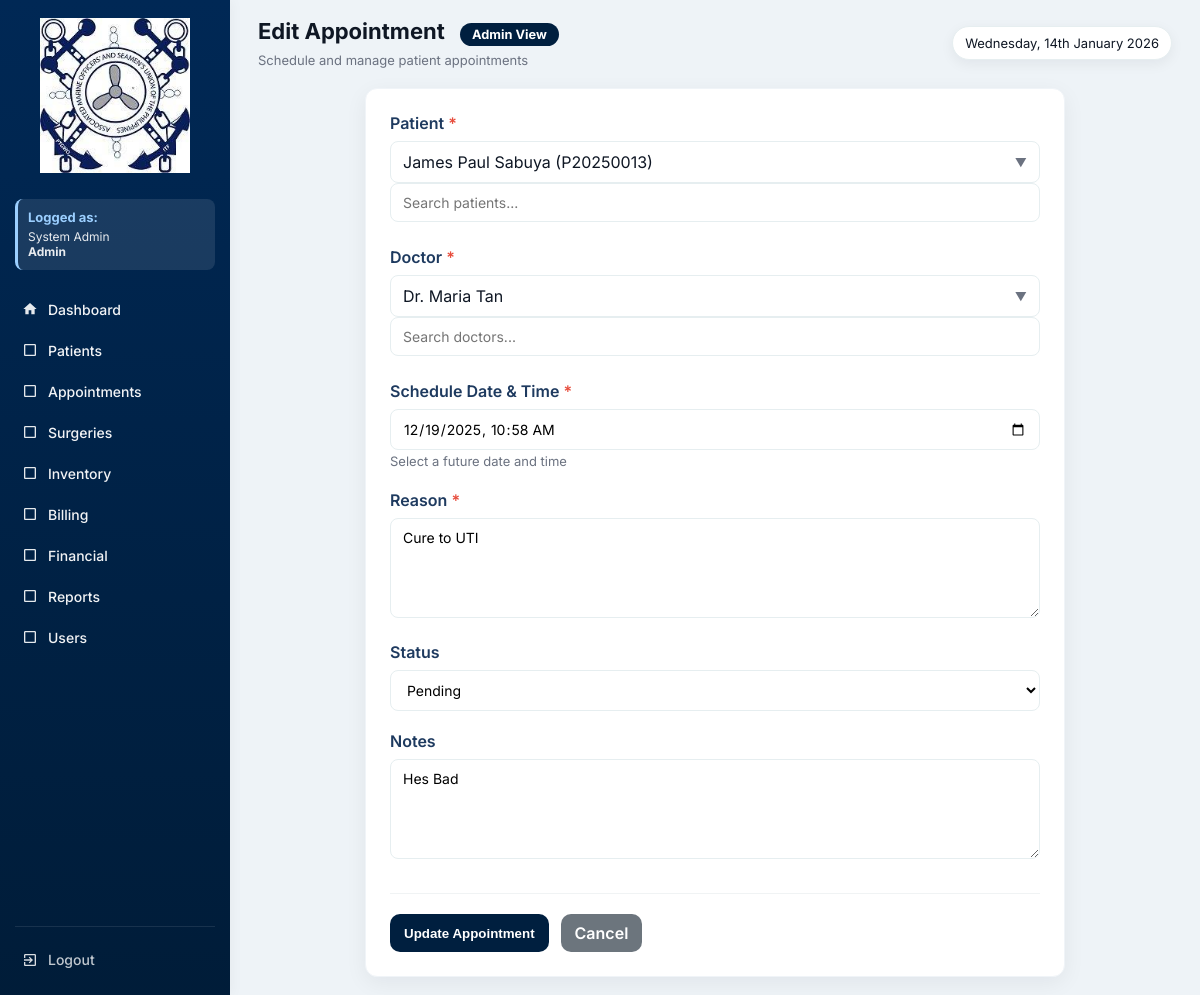
Page /appointment_form.php?id=9 (signed in) on the committed database.
### tables this page shows
CREATE TABLE `users` (
  `id` int(11) NOT NULL,
  `full_name` varchar(150) DEFAULT NULL,
  `username` varchar(100) DEFAULT NULL,
  `password` varchar(255) DEFAULT NULL,
  `role` enum('Admin','Doctor','Nurse','Staff','Inventory','Billing','SocialWorker') NOT NULL,
  `created_at` timestamp NOT NULL DEFAULT current_timestamp(),
  `is_active` tinyint(1) DEFAULT 1,
  `deactivated_at` datetime DEFAULT NULL
);

CREATE TABLE `appointments` (
  `id` int(11) NOT NULL,
  `patient_id` int(11) DEFAULT NULL,
  `doctor_id` int(11) DEFAULT NULL,
  `schedule_datetime` datetime DEFAULT NULL,
  `status` enum('Pending','Approved','Completed','Cancelled') DEFAULT 'Pending',
  `reason` text DEFAULT NULL,
  `is_archived` tinyint(1) DEFAULT 0,
  `archived_at` datetime DEFAULT NULL,
  `archived_by` int(11) DEFAULT NULL,
  `notes` text DEFAULT NULL,
  `created_at` timestamp NOT NULL DEFAULT current_timestamp()
);

### functions.php (called while the page is built, shortened)
<?php
function fetchAll($conn, $sql, $types = null, $params = [])
{
    $stmt = $conn->prepare($sql);
    $stmt->execute();
    $res = $stmt->get_result();
    $rows = $res->fetch_all(MYSQLI_ASSOC);
    return $rows;
}
function fetchOne($conn, $sql, $types = null, $params = [])
{
    $stmt = $conn->prepare($sql);
    if ($types) {
        $stmt->bind_param($types, ...$params);
    }
    $stmt->execute();
    $res = $stmt->get_result();
    $row = $res->fetch_assoc();
    return $row;
}
function h($s){
    return htmlspecialchars($s, ENT_QUOTES);
}
?>

### appointment_form.php (the view, shortened to what this page needs)
<?php
require 'config.php';
require 'functions.php';
$id = $patient_id = $doctor_id = $schedule_datetime = $reason = $notes = $status = "";
$edit = false;
$patients = fetchAll($conn, "SELECT id, CONCAT(first_name, ' ', last_name) as full_name, patient_code FROM patients WHERE is_archived = 0 ORDER BY last_name, first_name", null, []);
$doctors = fetchAll($conn, "SELECT id, full_name FROM users WHERE role = 'Doctor' AND is_active = 1 ORDER BY full_name", null, []);
$current_role = $_SESSION['role'] ?? 'Guest';
$current_name = $_SESSION['name'] ?? 'User';
if (isset($_GET['id'])) {
    $id = (int)$_GET['id'];
    $appointment = fetchOne($conn, "SELECT * FROM appointments WHERE id = ?", "i", [$id]);
    if ($appointment) {
        $edit = true;
        $patient_id = $appointment['patient_id'] ?? '';
        $doctor_id = $appointment['doctor_id'] ?? '';
        $schedule_datetime = $appointment['schedule_datetime'] ?? '';
        $reason = $appointment['reason'] ?? '';
        $notes = $appointment['notes'] ?? '';
        $status = $appointment['status'] ?? 'Pending';
    }
}
?>
<!DOCTYPE html>
<html lang="en">
<head>
</head>
<body>
  <div class="app">
    <aside class="sidebar" id="sidebar">
      <div class="logo-wrap">
        <a href="dashboard.php" style="display: block;">
          <img src="logo.jpg" alt="Tebow Cure Logo">
        </a>
      </div>
      <div class="user-info">
        <h4>Logged as:</h4>
        <p><?php echo htmlspecialchars($current_name); ?><br><strong><?php echo htmlspecialchars($current_role); ?></strong></p>
      </div>
      <nav class="menu" id="mainMenu">
        <a href="dashboard.php" class="menu-item <?php echo basename($_SERVER['PHP_SELF']) == 'dashboard.php' ? 'active' : ''; ?>">
          <span class="icon">
            <svg viewBox="0 0 24 24" fill="currentColor">
              <path d="M10 20v-6h4v6h5v-8h3L12 3 2 12h3v8z"/>
            </svg>
          </span>
          <span class="label">Dashboard</span>
        </a>
        <?php
        $role_permissions = [
          'Admin' => ['patients.php', 'appointments.php', 'surgeries.php', 'inventory.php', 'billing.php', 'financials.php', 'reports.php', 'users.php'],
          'Doctor' => ['patients.php', 'appointments.php', 'surgeries.php', 'inventory.php', 'reports.php'],
          'Nurse' => ['patients.php', 'appointments.php', 'inventory.php', 'reports.php'],
          'Staff' => ['patients.php', 'appointments.php', 'reports.php'],
          'Inventory' => ['inventory.php', 'reports.php'],
          'Billing' => ['billing.php', 'financials.php', 'reports.php'],
          'SocialWorker' => ['financials.php', 'reports.php']
        ];
        $allowed_pages = $role_permissions[$current_role] ?? ['dashboard.php'];
        $page_labels = [
          'patients.php' => 'Patients',
          'appointments.php' => 'Appointments',
          'surgeries.php' => 'Surgeries',
          'inventory.php' => 'Inventory',
          'billing.php' => 'Billing',
          'financials.php' => 'Financial',
          'reports.php' => 'Reports',
          'users.php' => 'Users'
        ];
        $page_icons = [
          'patients.php' => '<svg viewBox="0 0 24 24" fill="currentColor"><path d="M12 12c2.21 0 4-1.79 4-4s-1.79-4-4-4-4 1.79-4 4 1.79 4 4 4zm0 2c-2.67 0-8 1.34-8 4v2h16v-2c0-2.66-5.33-4-8-4z"/></svg>',
          'appointments.php' => '<svg viewBox="0 0 24 24" fill="currentColor"><path d="M19 3h-1V1h-2v2H8V1H6v2H5c-1.11 0-1.99.9-1.99 2L3 19c0 1.1.89 2 2 2h14c1.1 0 2-.9 2-2V5c0-1.1-.9-2-2-2zm0 16H5V8h14v11zM7 10h5v5H7z"/></svg>',
          'surgeries.php' => '<svg viewBox="0 0 24 24" fill="currentColor"><path d="M12 2C8.13 2 5 5.13 5 9c0 5.25 7 13 7 13s7-7.75 7-13c0-3.87-3.13-7-7-7zm0 9.5c-1.38 0-2.5-1.12-2.5-2.5s1.12-2.5 2.5-2.5 2.5 1.12 2.5 2.5-1.12 2.5-2.5 2.5z"/></svg>',
          'inventory.php' => '<svg viewBox="0 0 24 24" fill="currentColor"><path d="M20 8h-3V4H7v4H4v14h16V8zM9 6h6v2H9V6zm11 14H4v-9h16v9zm-7-7H8v-2h5v2z"/></svg>',
          'billing.php' => '<svg viewBox="0 0 24 24" fill="currentColor"><path d="M11.8 10.9c-2.27-.59-3-1.2-3-2.15 0-1.09 1.01-1.85 2.7-1.85 1.78 0 2.44.85 2.5 2.1h2.21c-.07-1.72-1.12-3.3-3.21-3.81V3h-3v2.16c-1.94.42-3.5 1.68-3.5 3.61 0 2.31 1.91 3.46 4.7 4.13 2.5.6 3 1.48 3 2.41 0 .69-.49 1.79-2.7 1.79-2.06 0-2.87-.92-2.98-2.1h-2.2c.12 2.19 1.76 3.42 3.68 3.83V21h3v-2.15c1.95-.37 3.5-1.5 3.5-3.55 0-2.84-2.43-3.81-4.7-4.4z"/></svg>',
          'financials.php' => '<svg viewBox="0 0 24 24" fill="currentColor"><path d="M3 13h8V3H3v10zm0 8h8v-6H3v6zm10 0h8V11h-8v10zm0-18v6h8V3h-8z"/></svg>',
          'reports.php' => '<svg viewBox="0 0 24 24" fill="currentColor"><path d="M19 3H5c-1.1 0-2 .9-2 2v14c0 1.1.9 2 2 2h14c1.1 0 2-.9 2-2V5c0-1.1-.9-2-2-2zM9 17H7v-7h2v7zm4 0h-2V7h2v10zm4 0h-2v-4h2v4z"/></svg>',
          'users.php' => '<svg viewBox="0 0 24 24" fill="currentColor"><path d="M16 11c1.66 0 2.99-1.34 2.99-3S17.66 5 16 5c-1.66 0-3 1.34-3 3s1.34 3 3 3zm-8 0c1.66 0 2.99-1.34 2.99-3S9.66 5 8 5C6.34 5 5 6.34 5 8s1.34 3 3 3zm0 2c-2.33 0-7 1.17-7 3.5V19h14v-2.5c0-2.33-4.67-3.5-7-3.5zm8 0c-.29 0-.62.02-.97.05 1.16.84 1.97 1.97 1.97 3.45V19h6v-2.5c0-2.33-4.67-3.5-7-3.5z"/></svg>'
        ];
        foreach($allowed_pages as $page):
          if($page !== 'dashboard.php'):
        ?>
          <a href="<?php echo $page; ?>" class="menu-item <?php echo basename($_SERVER['PHP_SELF']) == $page ? 'active' : ''; ?>">
            <span class="icon">
              <?php echo $page_icons[$page] ?? '<svg viewBox="0 0 24 24" fill="currentColor"><path d="M19 5v14H5V5h14m0-2H5c-1.1 0-2 .9-2 2v14c0 1.1.9 2 2 2h14c1.1 0 2-.9 2-2V5c0-1.1-.9-2-2-2z"/></svg>'; ?>
            </span>
            <span class="label"><?php echo $page_labels[$page] ?? $page; ?></span>
          </a>
        <?php
          endif;
        endforeach;
        ?>
      </nav>
      <div class="sidebar-bottom">
        <a href="logout.php" class="menu-item" style="color: rgba(255,255,255,0.8);">
          <span class="icon">
            <svg viewBox="0 0 24 24" fill="currentColor">
              <path d="M10.09 15.59L11.5 17l5-5-5-5-1.41 1.41L12.67 11H3v2h9.67l-2.58 2.59zM19 3H5c-1.11 0-2 .9-2 2v4h2V5h14v14H5v-4H3v4c0 1.1.89 2 2 2h14c1.1 0 2-.9 2-2V5c0-1.1-.9-2-2-2z"/>
            </svg>
          </span>
          <span class="label">Logout</span>
        </a>
      </div>
    </aside>
    <div class="main" id="mainContent">
      <div class="topbar">
        <div class="top-left">
          <h1><?php echo $edit ? "Edit Appointment" : "Add Appointment"; ?>
            <span class="role-badge role-<?php echo strtolower($current_role); ?>">
              <?php echo htmlspecialchars($current_role); ?> View
            </span>
          </h1>
          <p>Schedule and manage patient appointments</p>
        </div>
        <div class="top-actions">
          <div class="date-pill"><?php echo date('l, jS F Y'); ?></div>
        </div>
      </div>
      <div class="form-container">
        <form method="POST" onsubmit="return validateForm()">
          <div class="form-group">
            <label class="form-label required">Patient</label>
            <div class="searchable-select">
                <?php
                $selected_patient_text = '';
                foreach($patients as $patient):
                  $selected = $patient_id == $patient['id'];
                  if ($selected) {
                    $selected_patient_text = h($patient['full_name']) . " (" . h($patient['patient_code']) . ")";
                  }
                ?>
                <?php endforeach; ?>
              <div class="selected-display" onclick="toggleDropdown('patient')" id="patient-display">
                <?php echo $selected_patient_text ?: 'Select Patient'; ?>
              </div>
              <input type="text" class="search-input" placeholder="Search patients..." onkeyup="filterOptions('patient')" id="patient-search">
            </div>
          </div>
          <div class="form-group">
            <label class="form-label required">Doctor</label>
            <div class="searchable-select">
                <?php
                $selected_doctor_text = '';
                foreach($doctors as $doctor):
                  $selected = $doctor_id == $doctor['id'];
                  if ($selected) {
                    $selected_doctor_text = h($doctor['full_name']);
                  }
                ?>
                <?php endforeach; ?>
              <div class="selected-display" onclick="toggleDropdown('doctor')" id="doctor-display">
                <?php echo $selected_doctor_text ?: 'Select Doctor'; ?>
              </div>
              <input type="text" class="search-input" placeholder="Search doctors..." onkeyup="filterOptions('doctor')" id="doctor-search">
            </div>
          </div>
          <div class="form-group">
            <label class="form-label required">Schedule Date & Time</label>
            <input type="datetime-local" name="schedule_datetime" class="form-control"
                   value="<?php echo $schedule_datetime ? date('Y-m-d\TH:i', strtotime($schedule_datetime)) : ''; ?>"
                   min="<?php echo date('Y-m-d\TH:i'); ?>" required>
            <small class="muted">Select a future date and time</small>
          </div>
          <div class="form-group">
            <label class="form-label required">Reason</label>
            <textarea name="reason" class="form-textarea" rows="3" placeholder="Enter reason for appointment" required><?php echo h($reason); ?></textarea>
          </div>
          <div class="form-group">
            <label class="form-label">Status</label>
            <select name="status" class="form-select">
              <option value="Pending" <?php echo $status == 'Pending' ? 'selected' : ''; ?>>Pending</option>
            </select>
          </div>
          <div class="form-group">
            <label class="form-label">Notes</label>
            <textarea name="notes" class="form-textarea" rows="3" placeholder="Additional notes about the appointment"><?php echo h($notes); ?></textarea>
          </div>
          <div class="form-actions">
            <button type="submit" class="btn"><?php echo $edit ? "Update" : "Add"; ?> Appointment</button>
            <a href="appointments.php" class="btn btn-secondary">Cancel</a>
          </div>
        </form>
      </div>
    </div>
  </div>
</body>
</html>

### appointment_form.php (style rules this page uses)
:root { --bg: #eef3f7; --panel: #ffffff; --muted: #6b7280; --navy-700: #001F3F; --accent: #003366; --sidebar: #002855; --light-blue: #4d8cc9; --card-shadow: 0 6px 22px rgba(16,24,40,0.06); --glass: rgba(255,255,255,0.6); }
* { box-sizing:border-box }
html,body { height:100% }
body { margin:0; font-family:Inter, system-ui, -apple-system, "Segoe UI", Roboto, "Helvetica Neue", Arial; background:var(--bg); color: #0f1724; -webkit-font-smoothing:antialiased; -moz-osx-font-smoothing:grayscale; }
.app { display:flex; min-height:100vh; align-items:stretch; }
.sidebar { width:230px; background:linear-gradient(180deg, var(--sidebar), #001a33 120%); color:#eaf5ff; padding:18px 15px; display:flex; flex-direction:column; gap:14px; position:fixed; left:0; top:0; bottom:0; box-shadow: 2px 0 12px rgba(0,0,0,0.04); transition:width .22s ease, transform .22s ease; z-index:30; overflow-y: auto; }
.logo-wrap { display:flex; align-items:center; justify-content: center; padding-bottom:4px; }
.logo-wrap img { width:150px; height:auto; display:block; }
.menu { margin-top:8px; display:flex; flex-direction:column; gap:6px }
.menu-item { display:flex; align-items:center; gap:10px; padding:9px 7px; border-radius:8px; color:rgba(255,255,255,0.95); font-weight:500; text-decoration: none; font-size: 14px; transition: all 0.2s ease; }
.menu-item svg, .menu-item .icon { width:16px;height:16px;opacity:.95; fill: white; }
.sidebar-bottom { margin-top:auto; font-size:13px; color:rgba(255,255,255,0.8); opacity:0.95; padding-top: 15px; border-top: 1px solid rgba(255,255,255,0.1); }
.user-info { background: rgba(255, 255, 255, 0.1); border-radius: 8px; padding: 10px; margin-top: 8px; border-left: 3px solid #9bcfff; font-size: 13px; }
.user-info h4 { margin: 0 0 4px 0; font-size: 13px; color: #9bcfff; }
.user-info p { margin: 0; font-size: 12px; color: rgba(255, 255, 255, 0.9); line-height: 1.3; }
.main { margin-left:230px; padding:18px 28px; width:100%; transition:margin-left .22s ease; }
.topbar { display:flex; align-items:center; justify-content:space-between; gap:12px; margin-bottom:20px; }
.top-left h1 { font-size:22px;margin:0;font-weight:700 }
.top-left p { margin:6px 0 0 0;color:var(--muted);font-size:13px }
.top-actions { display:flex;align-items:center;gap:12px }
.btn { background:var(--navy-700); color:#fff; padding:9px 14px; border-radius:10px; border:0; font-weight:600; text-decoration: none; display: inline-block; cursor: pointer; transition: all 0.2s ease; }
.btn-secondary { background: #6c757d; color: #fff; }
.date-pill { background:var(--panel); padding:8px 12px; border-radius:999px; box-shadow:0 4px 14px rgba(16,24,40,0.06); font-size:13px; white-space: nowrap; border: 1px solid #e6eef0; }
.form-container { background: var(--panel); padding: 24px; border-radius: 12px; box-shadow: var(--card-shadow); max-width: 700px; margin: 0 auto; border: 1px solid #f0f4f8; }
.form-group { margin-bottom: 20px; }
.form-label { display: block; margin-bottom: 8px; font-weight: 600; color: #1e3a5f; }
.form-control, .form-select, .form-textarea { width: 100%; padding: 10px 12px; border: 1px solid #e6eef0; border-radius: 8px; font-family: Inter, sans-serif; font-size: 14px; transition: border-color 0.2s ease; background: #fff; }
.form-textarea { min-height: 100px; resize: vertical; }
.required:after { content: " *"; color: #e74c3c; }
.searchable-select { position: relative; }
.search-input { width: 100%; padding: 10px 12px; border: 1px solid #e6eef0; border-radius: 8px; font-family: Inter, sans-serif; font-size: 14px; margin-bottom: 5px; background: #fff; }
.selected-display { width: 100%; padding: 10px 12px; border: 1px solid #e6eef0; border-radius: 8px; background: #fff; cursor: pointer; display: flex; justify-content: space-between; align-items: center; }
.selected-display::after { content: "▼"; font-size: 12px; color: var(--muted); }
.form-actions { display: flex; gap: 12px; margin-top: 30px; padding-top: 20px; border-top: 1px solid #f0f3f4; }
.role-badge { display: inline-block; padding: 4px 12px; border-radius: 15px; font-size: 0.8rem; font-weight: bold; margin-left: 10px; }
.role-admin { background: #001F3F; color: white; }
a { color:inherit }
.muted { color:var(--muted);font-size:13px }

### rows in the picture
users: full_name "Dr. Maria Tan"
appointments: schedule_datetime "12/19/2025 10:58", reason "Cure to UTI", status "Pending", notes "Hes Bad"

### other values in the picture
$current_name "System Admin"
$current_role "Admin"
$page_labels[$page] "Patients"
$page_labels[$page] "Appointments"
$page_labels[$page] "Surgeries"
$page_labels[$page] "Inventory"
$page_labels[$page] "Billing"
$page_labels[$page] "Financial"
$page_labels[$page] "Reports"
$page_labels[$page] "Users"
$selected_patient_text ?: 'Select Patient' "James Paul Sabuya (P20250013)"
